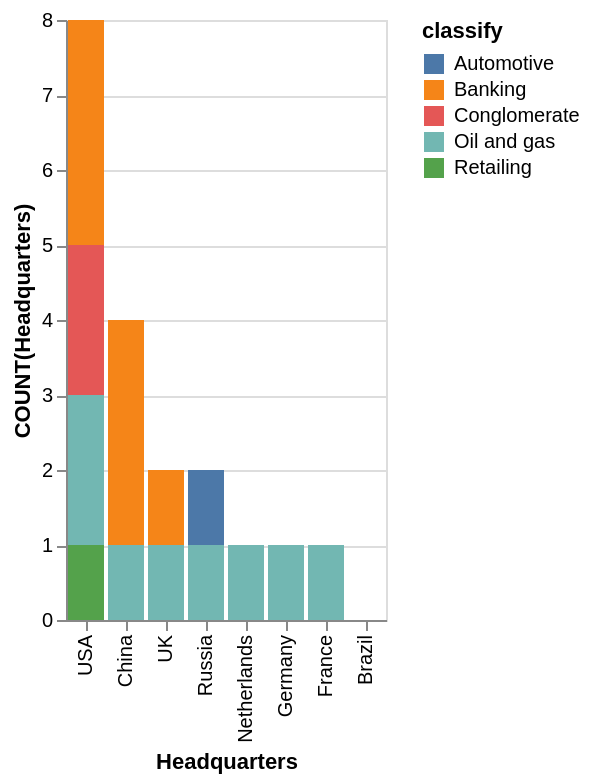

This figure's Vega-Lite source:
### Vega-Lite specification from a JSON file in a GitHub repository (floating-point values rounded to 4 significant figures)
{"data": {"values": [{"x_data": "USA", "y_data": 0, "classify": "Automotive"}, {"x_data": "China", "y_data": 0, "classify": "Automotive"}, {"x_data": "UK", "y_data": 0, "classify": "Automotive"}, {"x_data": "Russia", "y_data": 1, "classify": "Automotive"}, {"x_data": "Netherlands", "y_data": 0, "classify": "Automotive"}, {"x_data": "Germany", "y_data": 0, "classify": "Automotive"}, {"x_data": "France", "y_data": 0, "classify": "Automotive"}, {"x_data": "Brazil", "y_data": 0, "classify": "Automotive"}, {"x_data": "USA", "y_data": 3, "classify": "Banking"}, {"x_data": "China", "y_data": 3, "classify": "Banking"}, {"x_data": "UK", "y_data": 1, "classify": "Banking"}, {"x_data": "Russia", "y_data": 0, "classify": "Banking"}, {"x_data": "Netherlands", "y_data": 0, "classify": "Banking"}, {"x_data": "Germany", "y_data": 0, "classify": "Banking"}, {"x_data": "France", "y_data": 0, "classify": "Banking"}, {"x_data": "Brazil", "y_data": 0, "classify": "Banking"}, {"x_data": "USA", "y_data": 2, "classify": "Conglomerate"}, {"x_data": "China", "y_data": 0, "classify": "Conglomerate"}, {"x_data": "UK", "y_data": 0, "classify": "Conglomerate"}, {"x_data": "Russia", "y_data": 0, "classify": "Conglomerate"}, {"x_data": "Netherlands", "y_data": 0, "classify": "Conglomerate"}, {"x_data": "Germany", "y_data": 0, "classify": "Conglomerate"}, {"x_data": "France", "y_data": 0, "classify": "Conglomerate"}, {"x_data": "Brazil", "y_data": 0, "classify": "Conglomerate"}, {"x_data": "USA", "y_data": 2, "classify": "Oil and gas"}, {"x_data": "China", "y_data": 1, "classify": "Oil and gas"}, {"x_data": "UK", "y_data": 1, "classify": "Oil and gas"}, {"x_data": "Russia", "y_data": 1, "classify": "Oil and gas"}, {"x_data": "Netherlands", "y_data": 1, "classify": "Oil and gas"}, {"x_data": "Germany", "y_data": 1, "classify": "Oil and gas"}, {"x_data": "France", "y_data": 1, "classify": "Oil and gas"}, {"x_data": "Brazil", "y_data": 0, "classify": "Oil and gas"}, {"x_data": "USA", "y_data": 1, "classify": "Retailing"}, {"x_data": "China", "y_data": 0, "classify": "Retailing"}, {"x_data": "UK", "y_data": 0, "classify": "Retailing"}, {"x_data": "Russia", "y_data": 0, "classify": "Retailing"}, {"x_data": "Netherlands", "y_data": 0, "classify": "Retailing"}, {"x_data": "Germany", "y_data": 0, "classify": "Retailing"}, {"x_data": "France", "y_data": 0, "classify": "Retailing"}, {"x_data": "Brazil", "y_data": 0, "classify": "Retailing"}]}, "mark": "bar", "encoding": {"x": {"field": "x_data", "type": "nominal", "title": "Headquarters", "sort": {"op": "sum", "field": "y_data", "order": "descending"}}, "y": {"field": "y_data", "type": "quantitative", "title": "COUNT(Headquarters)"}, "color": {"field": "classify"}}}
